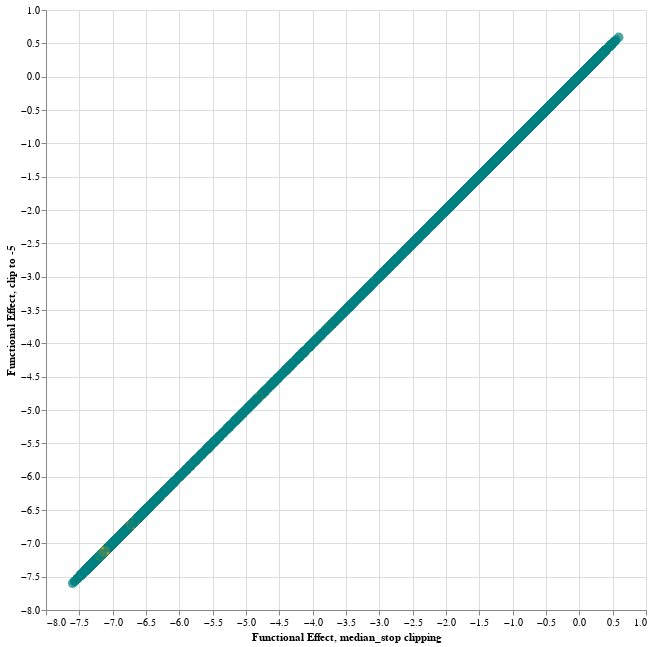

Source (notebook cell):
### Code cell
# # Define Altair chart
# chart = alt.Chart(merged_dfs,width=600, height=600).mark_circle(size=90).encode(
#     y='effect_x',
#     x='effect_y',
#     tooltip=['site','wildtype','mutant'],# Specify the column you want to display in the tooltip
#     color=alt.condition(
#         alt.datum.mutant == '*',  # Condition for coloring
#         alt.value('orange'),  # Color for category 'A'
#         alt.value('teal')# Color for category 'B'
#     )
# )

# chart.display()

chart = alt.Chart(merged_dfs,width=600, height=600).mark_circle(size=90).encode(
    x=alt.X('effect_y', axis=alt.Axis(title='Functional Effect, median_stop clipping')),
    y=alt.Y('effect_x', axis=alt.Axis(title='Functional Effect, clip to -5')),
    tooltip=['site','wildtype','mutant','times_seen_x'],# Specify the column you want to display in the tooltip
    color=alt.condition(
        alt.datum.mutant == '*',  # Condition for coloring
        alt.value('orange'),  # Color for category 'A'
        alt.value('teal')# Color for category 'B'
    )
)

chart.display()

### Figure 1 — Vega-Lite specification as saved in the notebook (floating-point values rounded to 4 significant figures; data arrays with more than 128 entries replaced by an {"elided": "..."} marker saying what was removed)
{"config": {"view": {"continuousWidth": 300, "continuousHeight": 300}}, "data": {"name": "data-99d4112cee194f9abf2a26c4ec55fcd9"}, "mark": {"type": "circle", "size": 90}, "encoding": {"color": {"condition": {"test": "(datum.mutant === '*')", "value": "orange"}, "value": "teal"}, "tooltip": [{"field": "site", "type": "quantitative"}, {"field": "wildtype", "type": "nominal"}, {"field": "mutant", "type": "nominal"}, {"field": "times_seen_x", "type": "quantitative"}], "x": {"axis": {"title": "Functional Effect, median_stop clipping"}, "field": "effect_y", "type": "quantitative"}, "y": {"axis": {"title": "Functional Effect, clip to -5"}, "field": "effect_x", "type": "quantitative"}}, "height": 600, "width": 600, "$schema": "https://vega.github.io/schema/vega-lite/v5.15.1.json", "datasets": {"data-99d4112cee194f9abf2a26c4ec55fcd9": {"elided": "8276 records"}}}
